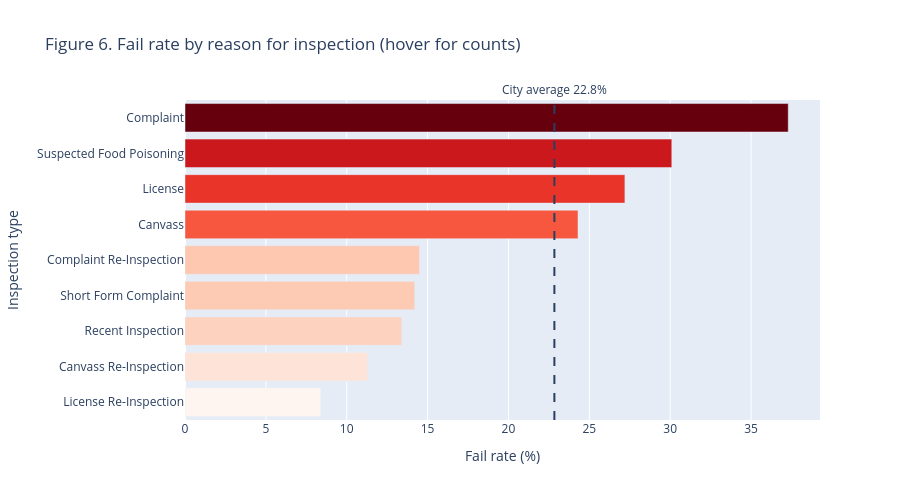

Source (notebook cell):
### Markdown cell above
### Figure 6 · RQ3 (Interactive #1 · Plotly bar): fail rate by reason for inspection
**Intent:** compare fail rates across inspection types. **Hover** over a bar to see the exact number of inspections and failures.

### Code cell
it = (df.groupby("inspection_type")["failed"]
        .agg(inspections="size", fails="sum", fail_rate="mean")
        .reset_index())
it = it[it["inspections"] >= 200].sort_values("fail_rate")   # ignore tiny groups
it["fail_rate_pct"] = (it["fail_rate"] * 100).round(1)

fig = px.bar(it, x="fail_rate_pct", y="inspection_type", orientation="h",
             color="fail_rate_pct", color_continuous_scale="Reds",
             hover_data={"inspections": ":,", "fails": ":,", "fail_rate_pct": ":.1f",
                         "inspection_type": False},
             labels={"fail_rate_pct": "Fail rate (%)", "inspection_type": "Inspection type",
                     "inspections": "Inspections", "fails": "Failed"},
             title="Figure 6. Fail rate by reason for inspection (hover for counts)")
fig.add_vline(x=overall_fail * 100, line_dash="dash",
              annotation_text=f"City average {overall_fail:.1%}", annotation_position="top")
fig.update_layout(height=500, coloraxis_showscale=False)
fig.show()

### Figure 1 — Plotly figure (JSON) as saved in the notebook; plotly's stock layout.template omitted (floating-point values rounded to 4 significant figures)
{"data": [{"customdata": [[4556, 383], [16596, 1873], [247, 33], [2859, 407], [5810, 844], [57141, 13882], [15812, 4297], [216, 65], [12474, 4651]], "hovertemplate": "Fail rate (%)=%{marker.color:.1f}<br>Inspections=%{customdata[0]:,}<br>Failed=%{customdata[1]:,}<extra></extra>", "legendgroup": "", "marker": {"color": [8.4, 11.3, 13.4, 14.2, 14.5, 24.3, 27.2, 30.1, 37.3], "coloraxis": "coloraxis", "pattern": {"shape": ""}}, "name": "", "orientation": "h", "showlegend": false, "textposition": "auto", "type": "bar", "x": [8.4, 11.3, 13.4, 14.2, 14.5, 24.3, 27.2, 30.1, 37.3], "xaxis": "x", "y": ["License Re-Inspection", "Canvass Re-Inspection", "Recent Inspection", "Short Form Complaint", "Complaint Re-Inspection", "Canvass", "License", "Suspected Food Poisoning", "Complaint"], "yaxis": "y"}], "layout": {"annotations": [{"showarrow": false, "text": "City average 22.8%", "x": 22.84, "xanchor": "center", "xref": "x", "y": 1, "yanchor": "bottom", "yref": "y domain"}], "barmode": "relative", "coloraxis": {"autocolorscale": false, "colorbar": {"title": {"text": "Fail rate (%)"}}, "colorscale": [[0.0, "rgb(255,245,240)"], [0.125, "rgb(254,224,210)"], [0.25, "rgb(252,187,161)"], [0.375, "rgb(252,146,114)"], [0.5, "rgb(251,106,74)"], [0.625, "rgb(239,59,44)"], [0.75, "rgb(203,24,29)"], [0.875, "rgb(165,15,21)"], [1.0, "rgb(103,0,13)"]], "showscale": false}, "height": 500, "legend": {"tracegroupgap": 0}, "shapes": [{"line": {"dash": "dash"}, "type": "line", "x0": 22.84, "x1": 22.84, "xref": "x", "y0": 0, "y1": 1, "yref": "y domain"}], "title": {"text": "Figure 6. Fail rate by reason for inspection (hover for counts)"}, "xaxis": {"anchor": "y", "domain": [0.0, 1.0], "title": {"text": "Fail rate (%)"}}, "yaxis": {"anchor": "x", "domain": [0.0, 1.0], "title": {"text": "Inspection type"}}}}
